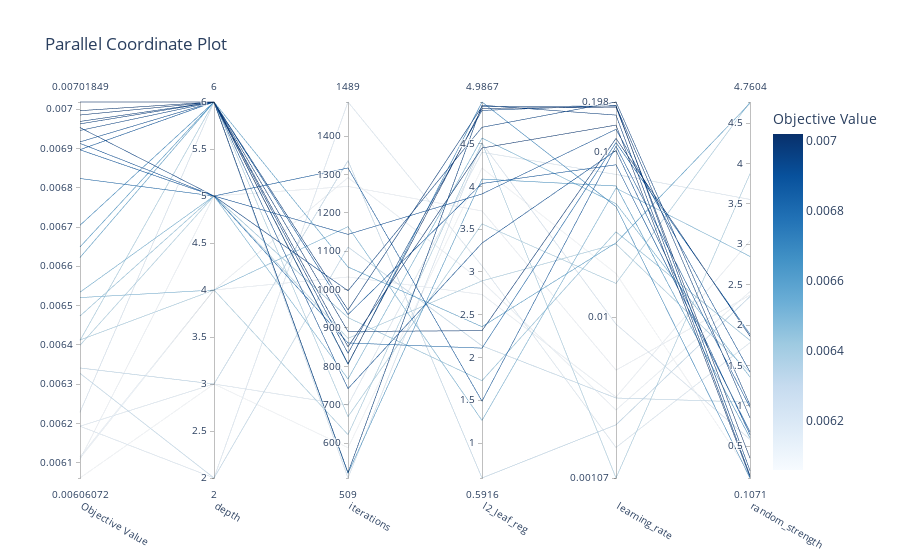

Write notebook code for a chart like this one.
### Code cell
print("\033[1m" + "Parameter relationships TPE:")
fig = optuna.visualization.plot_parallel_coordinate(
    study_tpe,
    params=["depth", "learning_rate", "l2_leaf_reg", "random_strength", "iterations"],
)
fig.show()
